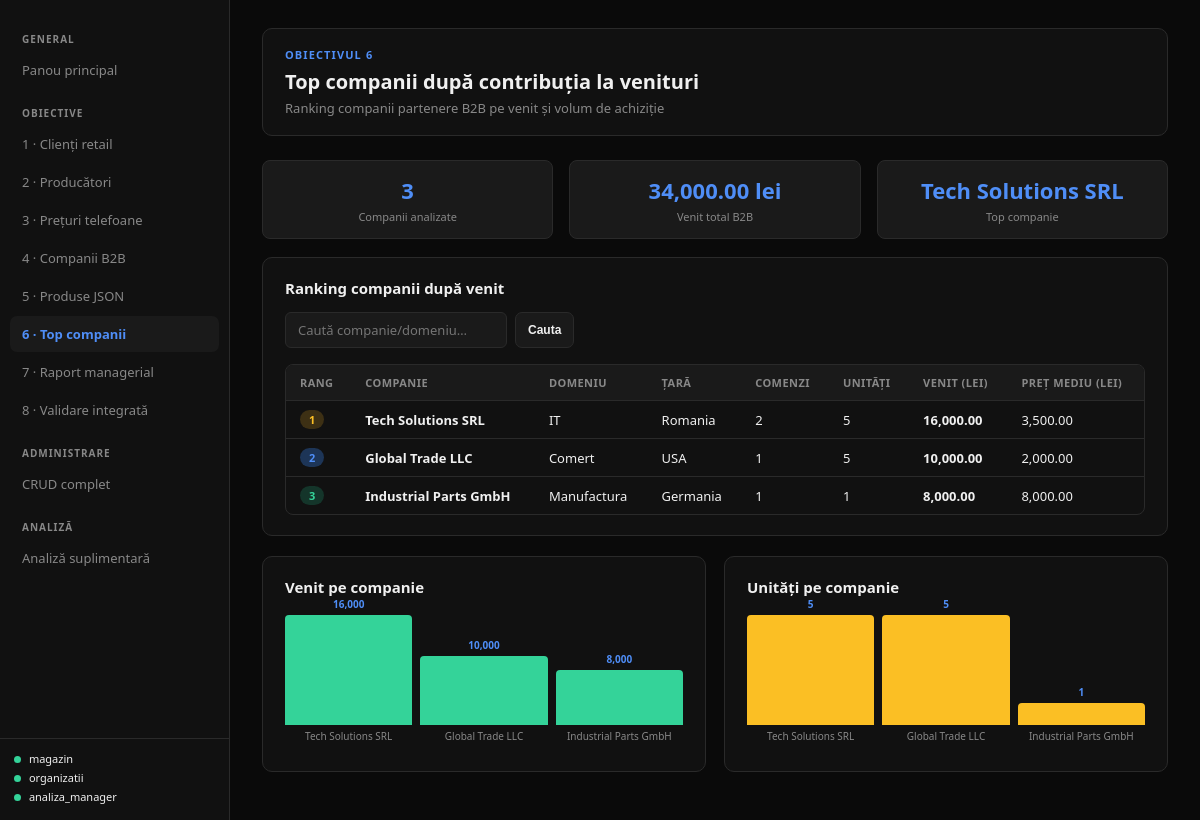
Page /Crud/magazin_php/obiective/ob6.php on the committed database.
### tables this page shows
CREATE TABLE `companie` (
  `id_companie` int(11) NOT NULL,
  `nume_companie` varchar(100) NOT NULL,
  `domeniu` varchar(100) DEFAULT NULL,
  `tara` varchar(100) DEFAULT NULL
);

### Crud/magazin_php/includes/db.php (called while the page is built, shortened)
<?php
function db_connect(string $dbName): ?mysqli {
    $conn = new mysqli(DB_HOST, DB_USER, DB_PASS, $dbName, DB_PORT);
    $conn->set_charset('utf8mb4');
    return $conn;
}
function db_query(string $dbName, string $sql, array $params = []): array {
    $conn = db_connect($dbName);
    if ($params) {
        $stmt = $conn->prepare($sql);
        if (!$stmt) { $conn->close(); return []; }
        $types = '';
        $vals  = [];
        foreach ($params as $p) {
            if (is_int($p))    { $types .= 'i'; $vals[] = $p; }
            elseif (is_float($p)) { $types .= 'd'; $vals[] = $p; }
            else               { $types .= 's'; $vals[] = $p; }
        }
        $stmt->bind_param($types, ...$vals);
        $stmt->execute();
        $res = $stmt->get_result();
        $rows = $res ? $res->fetch_all(MYSQLI_ASSOC) : [];
        $stmt->close();
    } else {
        $res  = $conn->query($sql);
        $rows = $res ? $res->fetch_all(MYSQLI_ASSOC) : [];
    }
    return $rows;
}

### Crud/magazin_php/obiective/ob6.php (the view, shortened to what this page needs)
<?php
require_once __DIR__ . '/../includes/db.php';
require_once __DIR__ . '/../includes/layout.php';
$search = trim($_GET['q'] ?? '');
$rows = db_query('organizatii', "
    SELECT c.id_companie, c.nume_companie, c.domeniu, c.tara,
           COUNT(co.id_comanda) AS nr_comenzi,
           SUM(co.cantitate) AS total_unitati,
           ROUND(SUM(co.cantitate * p.pret),2) AS venit_total,
           ROUND(AVG(p.pret),2) AS pret_mediu_produs
    FROM companie c
    LEFT JOIN comanda_org co ON co.id_companie = c.id_companie
    LEFT JOIN produs_org p ON co.id_produs = p.id_produs
    GROUP BY c.id_companie, c.nume_companie, c.domeniu, c.tara
    ORDER BY venit_total DESC
");
?>
<div class="card">
  <h3>Ranking companii după venit</h3>
  <div class="search-bar">
    <form method="get" style="display:flex;gap:8px">
      <input name="q" value="<?= h($search) ?>" placeholder="Caută companie/domeniu…" style="max-width:260px">
      <button class="btn btn-ghost btn-sm" type="submit">Cauta</button>
    </form>
  </div>
  <div class="tbl-wrap">
  <table>
    <thead><tr><th>Rang</th><th>Companie</th><th>Domeniu</th><th>Țară</th><th>Comenzi</th><th>Unități</th><th>Venit (lei)</th><th>Preț mediu (lei)</th></tr></thead>
    <tbody>
      <?php foreach ($rows as $i => $r): ?>
      <tr>
        <td>
          <?php if ($i===0): ?><span class="badge badge-yellow"> 1</span>
          <?php elseif ($i===1): ?><span class="badge badge-blue"> 2</span>
          <?php elseif ($i===2): ?><span class="badge badge-green"> 3</span>
          <?php else: ?><span style="color:var(--muted)"><?= $i+1 ?></span>
          <?php endif; ?>
        </td>
        <td><strong><?= h($r['nume_companie']) ?></strong></td>
        <td><?= h($r['domeniu']) ?></td>
        <td><?= h($r['tara']) ?></td>
        <td><?= $r['nr_comenzi'] ?></td>
        <td><?= $r['total_unitati'] ?></td>
        <td><strong><?= number_format($r['venit_total'],2) ?></strong></td>
        <td><?= number_format($r['pret_mediu_produs'],2) ?></td>
      </tr>
      <?php endforeach; ?>
    </tbody>
  </table>
  </div>
</div>
<div class="card-grid-2">
  <div class="card">
    <h3>Venit pe companie</h3>
  </div>
  <div class="card">
    <h3>Unități pe companie</h3>
  </div>
</div>

### Crud/magazin_php/style.css (style rules this page uses)
:root { --bg: #0a0a0a; --surface: #111111; --surface2: #1a1a1a; --border: #2a2a2a; --accent: #4f8ef7; --accent2: #34d399; --danger: #f87171; --warn: #fbbf24; --text: #f0f0f0; --muted: #888; --radius: 10px; }
* { box-sizing: border-box; margin: 0; padding: 0; }
body { background: var(--bg); color: var(--text); font-family: 'Segoe UI', system-ui, sans-serif; font-size: 15px; min-height: 100vh; display: flex; }
.card { background: var(--surface); border: 1px solid var(--border); border-radius: var(--radius); padding: 20px 22px; margin-bottom: 20px; }
.card h3 { font-size: 15px; font-weight: 600; margin-bottom: 14px; }
.card-grid-2 { display: grid; grid-template-columns: 1fr 1fr; gap: 18px; }
.tbl-wrap { overflow-x: auto; border-radius: 8px; border: 1px solid var(--border); }
table { width: 100%; border-collapse: collapse; font-size: 13px; }
thead th { background: var(--surface2); padding: 10px 14px; text-align: left; font-weight: 600; font-size: 11px; letter-spacing: .04em; text-transform: uppercase; color: var(--muted); border-bottom: 1px solid var(--border); white-space: nowrap; }
tbody tr { border-bottom: 1px solid var(--border); transition: background .1s; }
tbody tr:last-child { border-bottom: none; }
tbody td { padding: 9px 14px; vertical-align: middle; }
.badge { display: inline-block; padding: 2px 9px; border-radius: 99px; font-size: 11px; font-weight: 600; }
.badge-blue { background:#1d3557; color:var(--accent); }
.badge-green { background:#14352a; color:var(--accent2); }
.badge-yellow { background:#3d3014; color:var(--warn); }
input, select, textarea { background: var(--surface2); color: var(--text); border: 1px solid var(--border); border-radius: 6px; padding: 8px 12px; font-size: 13px; width: 100%; transition: border-color .15s; font-family: inherit; }
.btn { display: inline-flex; align-items: center; gap: 7px; padding: 8px 18px; border-radius: 7px; border: none; font-size: 13px; font-weight: 600; cursor: pointer; transition: opacity .15s, transform .1s; text-decoration: none; }
.btn-ghost { background: var(--surface2); color: var(--text); border: 1px solid var(--border); }
.btn-sm { padding: 5px 12px; font-size: 12px; }
.search-bar { display: flex; gap: 10px; align-items: center; margin-bottom: 16px; }
.search-bar input { max-width: 300px; }

### rows in the picture
companie: shows "1", nume_companie "Tech Solutions SRL", domeniu "IT", tara "Romania", nr_comenzi "2", total_unitati "5", venit_total "16,000.00", pret_mediu_produs "3,500.00"
companie: shows "2", nume_companie "Global Trade LLC", domeniu "Comert", tara "USA", nr_comenzi "1", total_unitati "5", venit_total "10,000.00", pret_mediu_produs "2,000.00"
companie: shows "3", nume_companie "Industrial Parts GmbH", domeniu "Manufactura", tara "Germania", nr_comenzi "1", total_unitati "1", venit_total "8,000.00", pret_mediu_produs "8,000.00"

### other values in the picture
$db "magazin"
$db "organizatii"
$db "analiza_manager"
$eyebrow "OBIECTIVUL 6"
$title "Top companii după contribuția la venituri"
$subtitle "Ranking companii partenere B2B pe venit și volum de achiziție"
$it['val'] "3"
$it['lbl'] "Companii analizate"
$it['val'] "34,000.00 lei"
$it['lbl'] "Venit total B2B"
$it['val'] "Tech Solutions SRL"
$it['lbl'] "Top companie"
is_float($val) ? number_format($val,0,'.',',') : (string)$val "16,000"
$lbl "Tech Solutions SRL"
is_float($val) ? number_format($val,0,'.',',') : (string)$val "10,000"
